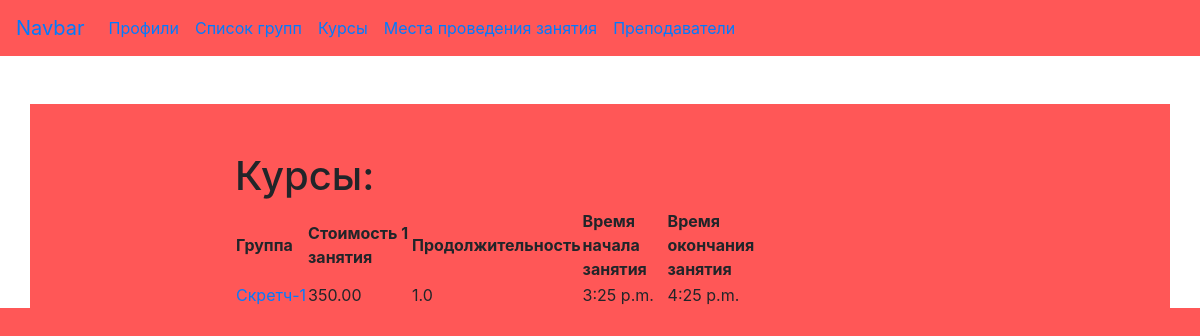
Page /userprofile/compclass/ on the committed database.
### userprofile/models.py (models this page shows, shortened)
class Group(models.Model):
    id_group = models.AutoField(primary_key=True)
    name_group = models.CharField(max_length=100)
    def get_absolute_url(self):
        return reverse('group_detail_url', args=[str(self.id_group)])
    def __str__(self):
        return '%s' % self.name_group

class CompClass(models.Model):
    id_comp = models.AutoField(primary_key=True)
    name_comp = models.ManyToManyField('Group', blank=True, related_name='compclass')
    weekday = models.CharField(max_length=15)
    price = models.FloatField()
    long = models.FloatField(max_length=5)
    beg_hours = models.TimeField()
    end_hours = models.TimeField()
    name_teacher = models.OneToOneField('TeacherProfile', blank=True, related_name='teacher',
                                        on_delete=models.CASCADE, )

### userprofile/views.py (the view)
# urls.py: path('compclass/', compclass_list, name='compclass_list_url'),
def compclass_list(request):
    compclass = CompClass.objects.all()
    return render(request, template_name='userprofile/compclass.html', context={'compclass': compclass})

### userprofile/templates/userprofile/compclass.html (shortened to what this page needs)
{% extends 'userprofile/base_profile.html'%}
{% load static %}
{% block content %}
<link rel="stylesheet" href="{% static 'userprofile/css/style.css' %}" type="text/css">
<h1 class="mt-5">Курсы:</h1>
<table>
    <tr>
        <th>Группа</th>
        <th>Стоимость 1 занятия</th>
        <th>Продолжительность</th>
        <th>Время начала занятия</th>
        <th>Время окончания занятия</th>
    </tr>
    {% for each in compclass %}
    {% for cmcl in each.name_comp.all %}
    <tr>
        <td><a href="{{ cmcl.get_absolute_url }}">{{ cmcl }}</a></td>
        <td>{{ each.price|floatformat:2 }}</td>
        <td>{{ each.long }}</td>
        <td>{{ each.beg_hours }}</td>
        <td>{{ each.end_hours }}</td>
    </tr>
    {% endfor %}
    {% endfor %}
</table>
{% endblock %}

### userprofile/static/userprofile/css/style.css (style rules this page uses)
* { background: rgb(255,87,87); }

### rows in the picture
CompClass: price "350.00", long "1.0", beg_hours "3:25 p.m.", end_hours "4:25 p.m."
Group: name_group "Скретч-1"
